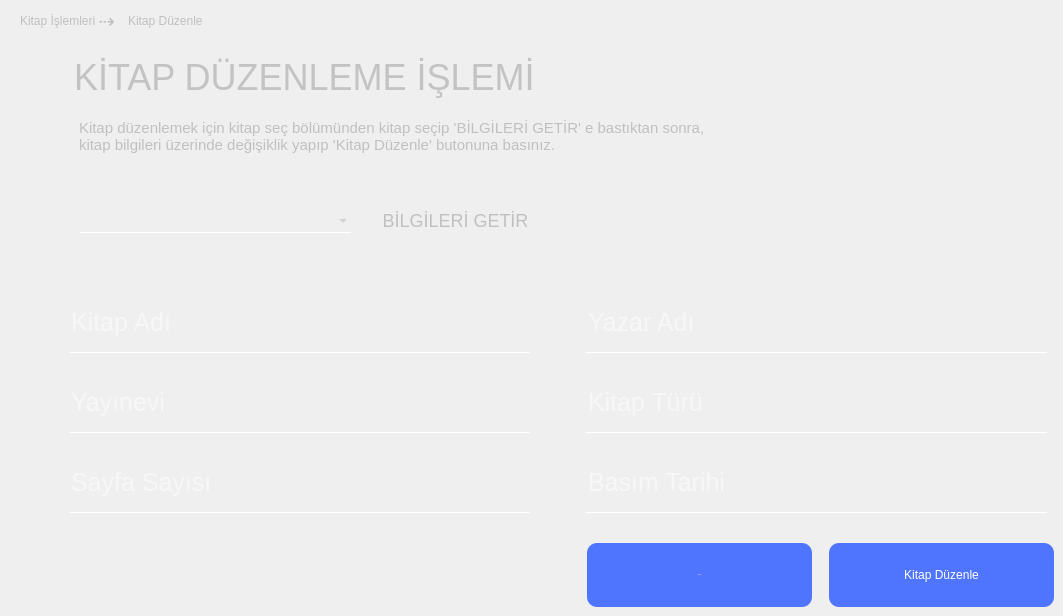
       <widget class="QWidget" name="qw_kitap_duzenle">
        <property name="styleSheet">
         <string notr="true">QFrame{
background:rgba(0,0,0,0.2);
}
QLineEdit{
font-size:25px;;
color:white;
background:transparent;
border:none;
border-bottom:1px solid white;
}
QTextEdit{
font-size:24px;;
color:white;
border:none;
border-radius:7px;
background:rgba(0,0,0,0.11);
}
QPushButton{
background:rgb(79, 117, 255);
border-radius:10px;
color:#fff;
}

QCheckBox{
color:silver;
background:transparent
}
QCheckBox:hover{
color:white;
}


</string>
        </property>
        <widget class="QLabel" name="label_20">
         <property name="geometry">
          <rect>
           <x>93</x>
           <y>13</y>
           <width>31</width>
           <height>16</height>
          </rect>
         </property>
         <property name="font">
          <font>
           <pointsize>15</pointsize>
          </font>
         </property>
         <property name="styleSheet">
          <string notr="true">QLabel{
color:silver;
background:transparent;
}</string>
         </property>
         <property name="text">
          <string> ⇢</string>
         </property>
        </widget>
        <widget class="QLabel" name="label_21">
         <property name="geometry">
          <rect>
           <x>20</x>
           <y>10</y>
           <width>81</width>
           <height>21</height>
          </rect>
         </property>
         <property name="font">
          <font>
           <pointsize>9</pointsize>
          </font>
         </property>
         <property name="styleSheet">
          <string notr="true">QLabel{
color:silver;
background:transparent;
}</string>
         </property>
         <property name="text">
          <string>Kitap İşlemleri</string>
         </property>
        </widget>
        <widget class="QLabel" name="label_25">
         <property name="geometry">
          <rect>
           <x>128</x>
           <y>10</y>
           <width>111</width>
           <height>21</height>
          </rect>
         </property>
         <property name="font">
          <font>
           <pointsize>9</pointsize>
          </font>
         </property>
         <property name="styleSheet">
          <string notr="true">QLabel{
color:silver;
background:transparent;
}</string>
         </property>
         <property name="text">
          <string>Kitap Düzenle</string>
         </property>
        </widget>
        <widget class="QLineEdit" name="kitap_edit_ad">
         <property name="enabled">
          <bool>true</bool>
         </property>
         <property name="geometry">
          <rect>
           <x>69</x>
           <y>292</y>
           <width>461</width>
           <height>61</height>
          </rect>
         </property>
         <property name="text">
          <string/>
         </property>
         <property name="maxLength">
          <number>24</number>
         </property>
         <property name="placeholderText">
          <string>Kitap Adı</string>
         </property>
        </widget>
        <widget class="QLineEdit" name="kitap_edit_sayfa">
         <property name="geometry">
          <rect>
           <x>69</x>
           <y>452</y>
           <width>461</width>
           <height>61</height>
          </rect>
         </property>
         <property name="text">
          <string/>
         </property>
         <property name="maxLength">
          <number>40</number>
         </property>
         <property name="echoMode">
          <enum>QLineEdit::Normal</enum>
         </property>
         <property name="placeholderText">
          <string>Sayfa Sayısı</string>
         </property>
        </widget>
        <widget class="QLabel" name="label_9">
         <property name="geometry">
          <rect>
           <x>79</x>
           <y>106</y>
           <width>691</width>
           <height>61</height>
          </rect>
         </property>
         <property name="styleSheet">
          <string notr="true">background:transparent;
color:silver;
border:none;
font-size:15px;</string>
         </property>
         <property name="text">
          <string>Kitap düzenlemek için kitap seç bölümünden kitap seçip 'BİLGİLERİ GETİR' e bastıktan sonra, 
kitap bilgileri üzerinde değişiklik yapıp 'Kitap Düzenle' butonuna basınız.</string>
         </property>
        </widget>
        <widget class="QLineEdit" name="kitap_edit_yayinevi">
         <property name="geometry">
          <rect>
           <x>69</x>
           <y>372</y>
           <width>461</width>
           <height>61</height>
          </rect>
         </property>
         <property name="text">
          <string/>
         </property>
         <property name="maxLength">
          <number>24</number>
         </property>
         <property name="placeholderText">
          <string>Yayınevi</string>
         </property>
        </widget>
        <widget class="QLineEdit" name="kitap_edit_basim">
         <property name="geometry">
          <rect>
           <x>586</x>
           <y>452</y>
           <width>461</width>
           <height>61</height>
          </rect>
         </property>
         <property name="text">
          <string/>
         </property>
         <property name="maxLength">
          <number>40</number>
         </property>
         <property name="echoMode">
          <enum>QLineEdit::Normal</enum>
         </property>
         <property name="placeholderText">
          <string>Basım Tarihi</string>
         </property>
        </widget>
        <widget class="QPushButton" name="btn_kitapSil">
         <property name="geometry">
          <rect>
           <x>587</x>
           <y>543</y>
           <width>225</width>
           <height>64</height>
          </rect>
         </property>
         <property name="font">
          <font>
           <pointsize>-1</pointsize>
          </font>
         </property>
         <property name="cursor">
          <cursorShape>PointingHandCursor</cursorShape>
         </property>
         <property name="styleSheet">
          <string notr="true">QPushButton{
background:rgb(79, 117, 255);
border-radius:10px;
color:#fff;
}
QPushButton:hover{
border:none;
background:rgb(255, 66, 69)
}</string>
         </property>
         <property name="text">
          <string>Kitap Sil</string>
         </property>
         <property name="shortcut">
          <string>Return</string>
         </property>
        </widget>
        <widget class="QLineEdit" name="kitap_edit_tur">
         <property name="geometry">
          <rect>
           <x>586</x>
           <y>372</y>
           <width>461</width>
           <height>61</height>
          </rect>
         </property>
         <property name="text">
          <string/>
         </property>
         <property name="maxLength">
          <number>40</number>
         </property>
         <property name="echoMode">
          <enum>QLineEdit::Normal</enum>
         </property>
         <property name="placeholderText">
          <string>Kitap Türü</string>
         </property>
        </widget>
        <widget class="QPushButton" name="btn_kitapDuzenle">
         <property name="geometry">
          <rect>
           <x>829</x>
           <y>543</y>
           <width>225</width>
           <height>64</height>
          </rect>
         </property>
         <property name="cursor">
          <cursorShape>PointingHandCursor</cursorShape>
         </property>
         <property name="styleSheet">
          <string notr="true">QPushButton{
background:rgb(79, 117, 255);
border-radius:10px;
color:#fff;
}
QPushButton:hover{
border:none;
background:rgb(64, 95, 208)
}</string>
         </property>
         <property name="text">
          <string>Kitap Düzenle</string>
         </property>
         <property name="shortcut">
          <string>Return</string>
         </property>
        </widget>
        <widget class="QPushButton" name="btn_kitapBilgileriGetir">
         <property name="geometry">
          <rect>
           <x>380</x>
           <y>210</y>
           <width>151</width>
           <height>21</height>
          </rect>
         </property>
         <property name="font">
          <font>
           <pointsize>-1</pointsize>
          </font>
         </property>
         <property name="cursor">
          <cursorShape>PointingHandCursor</cursorShape>
         </property>
         <property name="styleSheet">
          <string notr="true">QPushButton{
background:transparent;
border:none;
color:silver;
font-size:18px;
}
QPushButton:hover{
color:white;
}</string>
         </property>
         <property name="text">
          <string>BİLGİLERİ GETİR</string>
         </property>
         <property name="shortcut">
          <string>Return</string>
         </property>
        </widget>
        <widget class="QLabel" name="label_12">
         <property name="geometry">
          <rect>
           <x>74</x>
           <y>52</y>
           <width>531</width>
           <height>51</height>
          </rect>
         </property>
         <property name="font">
          <font>
           <pointsize>-1</pointsize>
          </font>
         </property>
         <property name="styleSheet">
          <string notr="true">background:transparent;
color:rgb(195, 195, 195);
font-size:36px;</string>
         </property>
         <property name="text">
          <string>KİTAP DÜZENLEME İŞLEMİ</string>
         </property>
        </widget>
        <widget class="QLineEdit" name="kitap_edit_yazar">
         <property name="geometry">
          <rect>
           <x>586</x>
           <y>292</y>
           <width>461</width>
           <height>61</height>
          </rect>
         </property>
         <property name="text">
          <string/>
         </property>
         <property name="maxLength">
          <number>24</number>
         </property>
         <property name="frame">
          <bool>true</bool>
         </property>
         <property name="placeholderText">
          <string>Yazar Adı</string>
         </property>
        </widget>
        <widget class="QComboBox" name="combo_edit_kitap">
         <property name="enabled">
          <bool>true</bool>
         </property>
         <property name="geometry">
          <rect>
           <x>80</x>
           <y>210</y>
           <width>271</width>
           <height>23</height>
          </rect>
         </property>
         <property name="autoFillBackground">
          <bool>false</bool>
         </property>
         <property name="styleSheet">
          <string notr="true">
font-size:15px;
color:rgb(195, 195, 195);
border:none;
background:transparent;
border-bottom:1px solid white;
</string>
         </property>
         <property name="editable">
          <bool>false</bool>
         </property>
         <property name="currentText">
          <string/>
         </property>
         <property name="currentIndex">
          <number>-1</number>
         </property>
         <property name="insertPolicy">
          <enum>QComboBox::InsertAtBottom</enum>
         </property>
         <property name="duplicatesEnabled">
          <bool>false</bool>
         </property>
         <property name="frame">
          <bool>true</bool>
         </property>
         <property name="modelColumn">
          <number>0</number>
         </property>
        </widget>
       </widget>
